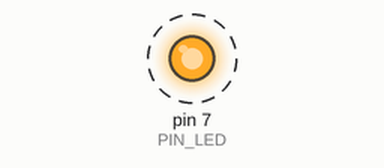
This sketch was run on a simulated Arduino Uno, built with avr-gcc and run on an emulated ATmega328P. On the bench: output pins drawn as LEDs (lit = HIGH). Dashed ring = blinking.

Above: at 1.05 s.
Timing chart, 0 to 4.0 s (numbered marks = the images above):
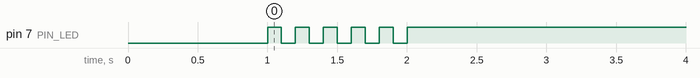

Measured:
- by itself, pin 7 (PIN_LED): alternates HIGH for 0.10 s and LOW for 0.10 s, 11 changes in all, then stays HIGH

The sketch:

05_practice_2.ino
```cpp
#define PIN_LED 7
unsigned int toggle, i = 0;

void setup() {
  pinMode(PIN_LED, OUTPUT);
  toggle = 0;
  digitalWrite(PIN_LED, toggle);
  delay(1000);
}

void loop() {
  for(i; i<11; i++){
    digitalWrite(PIN_LED, ++toggle%2);
    delay(100);
  }
}
```
